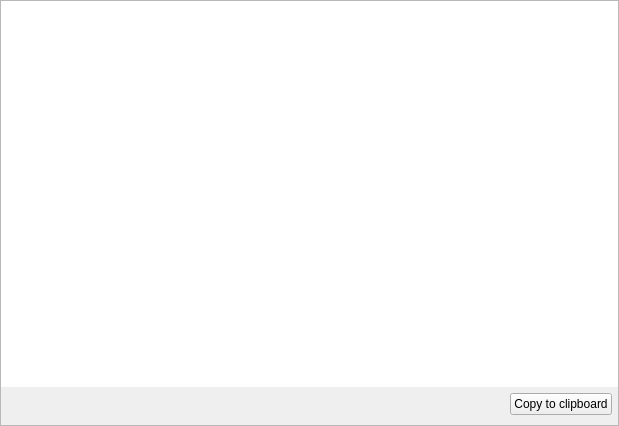
<?xml version="1.0" encoding="UTF-8"?>
<ui version="4.0">
 <class>LogFrame</class>
 <widget class="QFrame" name="LogFrame">
  <property name="geometry">
   <rect>
    <x>0</x>
    <y>0</y>
    <width>619</width>
    <height>426</height>
   </rect>
  </property>
  <property name="windowTitle">
   <string>Frame</string>
  </property>
  <property name="frameShape">
   <enum>QFrame::StyledPanel</enum>
  </property>
  <property name="frameShadow">
   <enum>QFrame::Raised</enum>
  </property>
  <layout class="QVBoxLayout" name="verticalLayout">
   <property name="leftMargin">
    <number>0</number>
   </property>
   <property name="topMargin">
    <number>0</number>
   </property>
   <property name="rightMargin">
    <number>0</number>
   </property>
   <property name="bottomMargin">
    <number>10</number>
   </property>
   <item>
    <widget class="QTextEdit" name="textEdit">
     <property name="frameShape">
      <enum>QFrame::NoFrame</enum>
     </property>
     <property name="readOnly">
      <bool>true</bool>
     </property>
    </widget>
   </item>
   <item>
    <layout class="QHBoxLayout" name="horizontalLayout">
     <property name="leftMargin">
      <number>6</number>
     </property>
     <property name="topMargin">
      <number>0</number>
     </property>
     <property name="rightMargin">
      <number>6</number>
     </property>
     <property name="bottomMargin">
      <number>0</number>
     </property>
     <item>
      <spacer name="horizontalSpacer">
       <property name="orientation">
        <enum>Qt::Horizontal</enum>
       </property>
       <property name="sizeHint" stdset="0">
        <size>
         <width>40</width>
         <height>20</height>
        </size>
       </property>
      </spacer>
     </item>
     <item>
      <widget class="QPushButton" name="copyButton">
       <property name="text">
        <string>Copy to clipboard</string>
       </property>
      </widget>
     </item>
    </layout>
   </item>
  </layout>
 </widget>
 <resources/>
 <connections>
  <connection>
   <sender>copyButton</sender>
   <signal>clicked()</signal>
   <receiver>LogFrame</receiver>
   <slot>copyToClipboard()</slot>
   <hints>
    <hint type="sourcelabel">
     <x>549</x>
     <y>401</y>
    </hint>
    <hint type="destinationlabel">
     <x>309</x>
     <y>212</y>
    </hint>
   </hints>
  </connection>
 </connections>
 <slots>
  <slot>copyToClipboard()</slot>
 </slots>
</ui>
